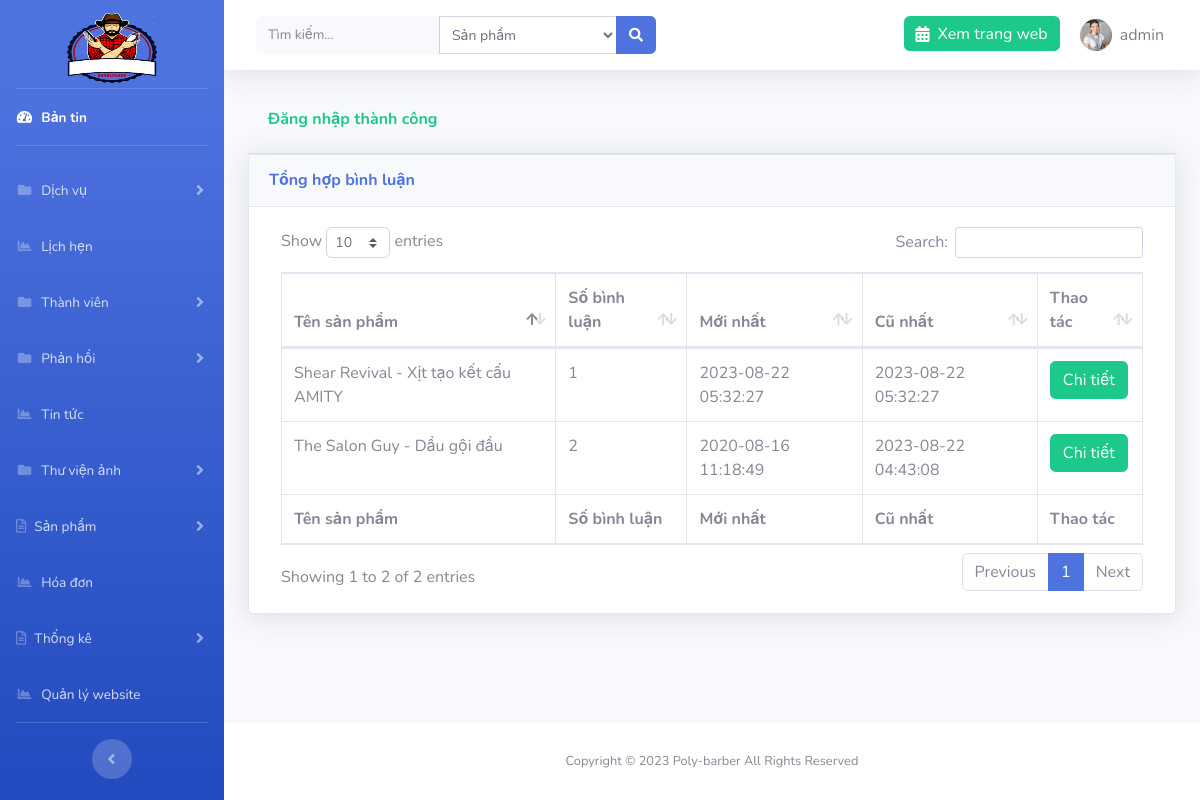
Screenshot of /admin/?page=statistic&action=comment (signed in) with the database file from the repository.
### tables this page shows
CREATE TABLE `setting` (
  `id` int(11) NOT NULL,
  `logo` varchar(191) NOT NULL,
  `file_ico` varchar(191) NOT NULL,
  `title` varchar(191) NOT NULL,
  `introduce` text NOT NULL,
  `slogan` varchar(191) NOT NULL
);

CREATE TABLE `products` (
  `id` int(11) NOT NULL,
  `name` varchar(191) NOT NULL,
  `price` float NOT NULL,
  `sale` float NOT NULL,
  `images` varchar(191) NOT NULL,
  `description` text NOT NULL,
  `status` bit(1) NOT NULL,
  `views` int(11) NOT NULL,
  `id_category` int(11) NOT NULL
);

### libs/database.php (called while the page is built, shortened)
<?php
function connection()
{
    try {
       $conn = new PDO("mysql:host=localhost; dbname=cattoc; charset=utf8", "root", "");
    } catch (PDOException $e) {
        echo "Lỗi Kết nối" . $e->getMessage();
    }
    return $conn;
}
function query_exe($sql) {
    $conn = connection();
    try {
        $stmt = $conn->prepare($sql);
        $stmt->execute();
        $result = $stmt->fetchAll(PDO::FETCH_ASSOC);
        return $result;
    } catch (PDOException $e) {
        echo "Lỗi dữ liệu" . $e->getMessage();
    } finally {
        unset($conn);
    }
}
function query_limit($sql) {
    $conn = connection();
    try {
        $stmt = $conn->prepare($sql);
        $stmt->execute();
        $result = $stmt->fetch(PDO::FETCH_ASSOC);
        return $result;
    } catch (PDOException $e) {
        echo "Lỗi dữ liệu" . $e->getMessage();
    } finally {
        unset($conn);
    }
}

### libs/setting.php (called while the page is built, shortened)
<?php
require_once "database.php";
function list_limit_setting(){
    $sql = "SELECT * from setting order by id limit 0,1";
    return query_limit($sql);
}

### libs/comments.php (called while the page is built, shortened)
<?php
require_once "database.php";
function statistical_comment(){
    $sql = "SELECT p.id, p.name, COUNT(*) so_luong, MIN(c.created_at) cu_nhat, MAX(c.created_at) moi_nhat
    FROM comments c
    JOIN products p ON p.id=c.id_product
    GROUP BY p.id, p.name
    HAVING so_luong > 0";
    return query_exe($sql);
}

### admin/statistic/statistic_com.php (the view)
<?php $comment = statistical_comment(); ?>
<div class="container-fluid">
    <?php if (isset($_SESSION['message'])) : ?>
        <div class="card-header py-3 text-success">
            <h6 class="font-weight-bold"><?= $_SESSION['message'] ?></h6>
        </div>
    <?php endif; ?>
    <div class="card shadow mb-4">
        <div class="card-header py-3">
            <h6 class="m-0 font-weight-bold text-primary">Tổng hợp bình luận </h6>
        </div>
        <div class="card-body">
            <div class="table-responsive">
                <form action="" method="POST" class="col-md-12">
                    <table class="table table-bordered" id="dataTable" width="100%" cellspacing="0">
                        <thead>
                            <tr>
                                <th>Tên sản phẩm</th>
                                <th>Số bình luận</th>
                                <th>Mới nhất</th>
                                <th>Cũ nhất</th>
                                <th>Thao tác</th>
                            </tr>
                        </thead>
                        <tfoot>
                            <tr>
                            <th>Tên sản phẩm</th>
                                <th>Số bình luận</th>
                                <th>Mới nhất</th>
                                <th>Cũ nhất</th>
                                <th>Thao tác</th>
                            </tr>
                        </tfoot>
                        <tbody>
                            <?php foreach ($comment as $c) : ?>
                                <tr>
                                    <td><?= $c['name'] ?></td>
                                    <td><?= $c['so_luong'] ?></td>
                                    <td><?= $c['cu_nhat'] ?></td>
                                    <td><?= $c['moi_nhat'] ?></td>
                                    <td>
                                        <a href="<?= ROOT ?>admin/?page=statistic&action=detail_com&id=<?= $c['id'] ?>" class="btn btn-success">Chi tiết</a>
                                    </td>
                                </tr>
                            <?php endforeach; ?>
                        </tbody>
                    </table>
                </form>
            </div>
        </div>
    </div>
</div>

### admin/template/header.php (shortened to what this page needs)
<?php $setting = list_limit_setting(); ?>
<!DOCTYPE html>
<html lang="en">
<head>
    <link href="resource/vendor/fontawesome-free/css/all.min.css" rel="stylesheet" type="text/css">
    <link rel="stylesheet" href="resource/vendor/select2.min.css" />
<link rel="stylesheet" href="https://maxcdn.bootstrapcdn.com/bootstrap/4.4.1/css/bootstrap.min.css">
    <link href="resource/css/sb-admin-2.css" rel="stylesheet">
    <link href="resource/vendor/datatables/dataTables.bootstrap4.min.css" rel="stylesheet">
</head>
<body id="page-top">
    <div id="wrapper">
        <ul class="navbar-nav bg-gradient-primary sidebar sidebar-dark accordion" id="accordionSidebar">
            <a class="sidebar-brand d-flex align-items-center justify-content-center mb-3 pt-5" href="<?=ROOT?>admin">
                <img src="../images/<?=$setting['logo']?>" alt="logo" width="90" height="70">
            </a>
            <hr class="sidebar-divider my-0">
            <li class="nav-item active">
                <a class="nav-link" href="<?= ROOT ?>admin">
                    <i class="fas fa-fw fa-tachometer-alt"></i>
                    <span>Bản tin</span></a>
            </li>
            <hr class="sidebar-divider">
            <li class="nav-item">
                <a class="nav-link collapsed" href="#" data-toggle="collapse" data-target="#collapsePages" aria-expanded="true" aria-controls="collapsePages">
                    <i class="fas fa-fw fa-folder"></i>
                    <span>Dịch vụ</span>
                </a>
            </li>
            <li class="nav-item">
                <a class="nav-link" href="<?= ROOT ?>admin/?page=appointment">
                    <i class="fas fa-fw fa-chart-area"></i>
                    <span>Lịch hẹn</span></a>
            </li>
             <li class="nav-item">
                <a class="nav-link collapsed" href="#" data-toggle="collapse" data-target="#collapsePages2" aria-expanded="true" aria-controls="collapsePages">
                    <i class="fas fa-fw fa-folder"></i>
                    <span>Thành viên</span>
                </a>
            </li>
             <li class="nav-item">
                <a class="nav-link collapsed" href="#" data-toggle="collapse" data-target="#collapsePages3" aria-expanded="true" aria-controls="collapsePages">
                    <i class="fas fa-fw fa-folder"></i>
                    <span>Phản hồi</span>
                </a>
            </li>
               <li class="nav-item">
                <a class="nav-link" href="<?= ROOT ?>admin/?page=new">
                    <i class="fas fa-fw fa-chart-area"></i>
                    <span>Tin tức</span></a>
            </li>
  <li class="nav-item">
                <a class="nav-link collapsed" href="#" data-toggle="collapse" data-target="#collapsePages4" aria-expanded="true" aria-controls="collapsePages">
                    <i class="fas fa-fw fa-folder"></i>
                    <span>Thư viện ảnh</span>
                </a>
            </li>
            <li class="nav-item">
                <a class="nav-link collapsed" href="#" data-toggle="collapse" data-target="#collapseTwo" aria-expanded="true" aria-controls="collapseTwo">
                    <i class="far fa-file-alt"></i>
                    <span>Sản phẩm</span>
                </a>
            </li>
            <li class="nav-item">
                <a class="nav-link" href="<?= ROOT ?>admin/?page=order">
                    <i class="fas fa-fw fa-chart-area"></i>
                    <span>Hóa đơn</span></a>
            </li>
            <li class="nav-item">
                <a class="nav-link collapsed" href="#" data-toggle="collapse" data-target="#collapseTwo1" aria-expanded="true" aria-controls="collapseTwo">
                    <i class="far fa-file-alt"></i>
                    <span>Thống kê</span>
                </a>
            </li>
               <li class="nav-item">
                <a class="nav-link" href="<?= ROOT ?>admin/?page=setting">
                    <i class="fas fa-fw fa-chart-area"></i>
                    <span>Quản lý website</span></a>
            </li>
            <hr class="sidebar-divider d-none d-md-block">
            <div class="text-center d-none d-md-inline">
                <button class="rounded-circle border-0" id="sidebarToggle"></button>
            </div>
        </ul>
        <div id="content-wrapper" class="d-flex flex-column">
            <div id="content">
                <nav class="navbar navbar-expand navbar-light bg-white topbar mb-4 static-top shadow">
                    <form class="d-none d-sm-inline-block form-inline mr-auto ml-md-3 my-2 my-md-0 mw-100 navbar-search" method="POST" action="<?= ROOT ?>admin/search.php">
                        <div class="input-group">
                            <input name="keyword" type="text" title="Vui lòng nhập nội dung tìm kiếm" class="form-control bg-light border-0 small" placeholder="Tìm kiếm..." aria-label="Search" aria-describedby="basic-addon2" required>
                            <select name="select_search" id="" class="form-control form-control-sm select-search">
                        <option value="1">Sản phẩm</option>
                    </select>
                            <div class="input-group-append">
                                <button class="btn btn-primary" type="submit">
                                    <i class="fas fa-search fa-sm"></i>
                                </button>
                            </div>
                        </div>
                    </form>
                    <ul class="navbar-nav ml-auto">
                        <li class="nav-item no-arrow">
                            <a href="<?=ROOT?>" class="nav-link bg-success text-white h-50 mt-3 rounded"><i class="fas fa-calendar-alt mr-2"></i>Xem trang web</a>
                        </li>
                        <li class="nav-item dropdown no-arrow">
                            <a class="nav-link dropdown-toggle" href="" id="userDropdown" role="button" data-toggle="dropdown" aria-haspopup="true" aria-expanded="false">
                                <img class="img-profile rounded-circle" src="../images/users/<?=$_SESSION['user']['images']?>">
                                <span class="ml-2 mr-2 text-black-50"><?=$_SESSION['user']['account']?></span>
                            </a>
                        </li>
                    </ul>
                </nav>

### rows the page displays
setting: logo (picture)
products: name "Shear Revival - Xịt tạo kết cấu AMITY", so_luong "1", cu_nhat "2023-08-22 05:32:27", moi_nhat "2023-08-22 05:32:27"
products: name "The Salon Guy - Dầu gội đầu", so_luong "2", cu_nhat "2020-08-16 11:18:49", moi_nhat "2023-08-22 04:43:08"

### other values shown
$_SESSION['user']['account'] "admin"
$_SESSION['message'] "Đăng nhập thành công"
